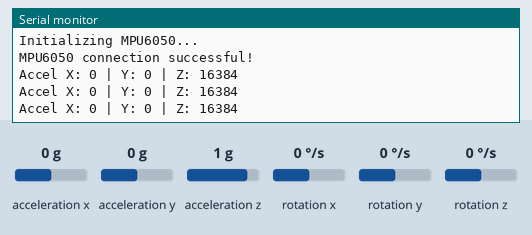
Simulated run of this sketch. Board: ESP32. Shown: the last lines printed to the serial monitor. The inputs (shaded band) are chosen by the test bench; at power-on: acceleration x 0 g, acceleration y 0 g, acceleration z 1 g, rotation x 0 °/s, rotation y 0 °/s, rotation z 0 °/s.

Above: at 1.3 s.
1.4 s: acceleration x set to -1.4 g
At 1.9 s:
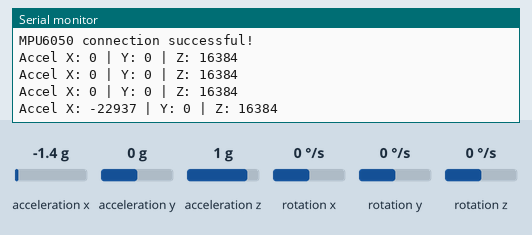
2.9 s: acceleration y set to -1.4 g
At 3.4 s:
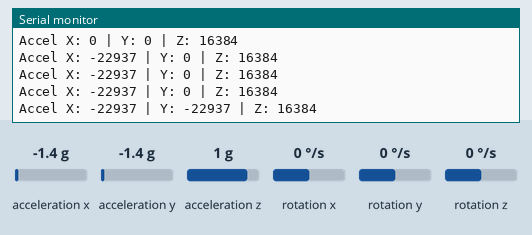
4.4 s: acceleration z set to -1.4 g
At 4.9 s:
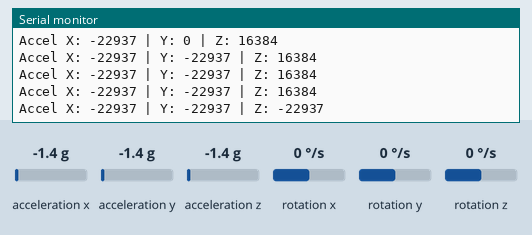

The sketch:

PRBimuTest.ino
```cpp
#include <Wire.h>
#include <MPU6050.h>

MPU6050 mpu;

void setup() {
  Serial.begin(115200);
  Wire.begin(21, 22);  // SDA = GPIO 21, SCL = GPIO 22

  Serial.println("Initializing MPU6050...");
  mpu.initialize();

  if (mpu.testConnection()) {
    Serial.println("MPU6050 connection successful!");
  } else {
    Serial.println("MPU6050 connection failed!");
    while (1); // Halt if connection fails
  }
}

void loop() {
  int16_t ax, ay, az;

  // Read raw accelerometer data
  mpu.getAcceleration(&ax, &ay, &az);

  // Print raw data to serial
  Serial.print("Accel X: ");
  Serial.print(ax);
  Serial.print(" | Y: ");
  Serial.print(ay);
  Serial.print(" | Z: ");
  Serial.println(az);

  delay(500); // Delay for stability
}
```

Measured:
- after the input at 1.4 s, the serial monitor: prints a new line after 0.11 s (image 1)
- after the input at 2.9 s, the serial monitor: prints a new line after 0.11 s (image 2)
- after the input at 4.4 s, the serial monitor: prints a new line after 0.12 s (image 3)
